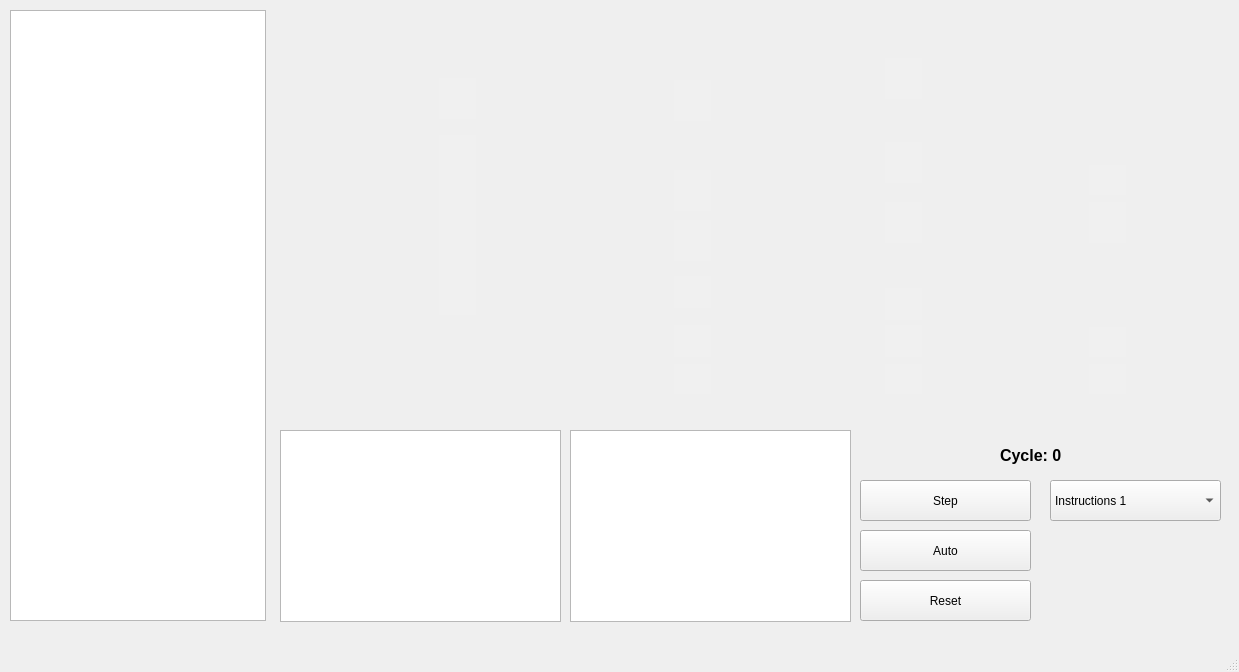
<?xml version="1.0" encoding="UTF-8"?>
<ui version="4.0">
 <class>MainWindow</class>
 <widget class="QMainWindow" name="MainWindow">
  <property name="geometry">
   <rect>
    <x>0</x>
    <y>0</y>
    <width>1239</width>
    <height>672</height>
   </rect>
  </property>
  <property name="maximumSize">
   <size>
    <width>1239</width>
    <height>672</height>
   </size>
  </property>
  <property name="windowTitle">
   <string>MainWindow</string>
  </property>
  <widget class="QWidget" name="centralwidget">
   <widget class="QPushButton" name="stepButton">
    <property name="geometry">
     <rect>
      <x>860</x>
      <y>480</y>
      <width>171</width>
      <height>41</height>
     </rect>
    </property>
    <property name="text">
     <string>Step</string>
    </property>
   </widget>
   <widget class="QLabel" name="cycleLabel">
    <property name="geometry">
     <rect>
      <x>1000</x>
      <y>440</y>
      <width>101</width>
      <height>31</height>
     </rect>
    </property>
    <property name="font">
     <font>
      <pointsize>12</pointsize>
      <bold>true</bold>
     </font>
    </property>
    <property name="text">
     <string>Cycle: 0</string>
    </property>
   </widget>
   <widget class="QListWidget" name="instrList">
    <property name="geometry">
     <rect>
      <x>10</x>
      <y>10</y>
      <width>256</width>
      <height>611</height>
     </rect>
    </property>
   </widget>
   <widget class="QTableWidget" name="regTable">
    <property name="geometry">
     <rect>
      <x>280</x>
      <y>430</y>
      <width>281</width>
      <height>192</height>
     </rect>
    </property>
   </widget>
   <widget class="QTableWidget" name="memTable">
    <property name="geometry">
     <rect>
      <x>570</x>
      <y>430</y>
      <width>281</width>
      <height>192</height>
     </rect>
    </property>
   </widget>
   <widget class="QLabel" name="pipelineLabel">
    <property name="geometry">
     <rect>
      <x>282</x>
      <y>19</y>
      <width>941</width>
      <height>401</height>
     </rect>
    </property>
    <property name="text">
     <string/>
    </property>
    <property name="pixmap">
     <pixmap resource="resources.qrc">:/images/pipeline.png</pixmap>
    </property>
    <property name="scaledContents">
     <bool>true</bool>
    </property>
   </widget>
   <widget class="QLabel" name="IF_ID_PC">
    <property name="geometry">
     <rect>
      <x>439</x>
      <y>78</y>
      <width>37</width>
      <height>41</height>
     </rect>
    </property>
    <property name="font">
     <font>
      <pointsize>10</pointsize>
      <bold>true</bold>
     </font>
    </property>
    <property name="autoFillBackground">
     <bool>false</bool>
    </property>
    <property name="styleSheet">
     <string notr="true">color: black;  
background-color: rgb(240, 240, 240);</string>
    </property>
    <property name="text">
     <string/>
    </property>
    <property name="alignment">
     <set>Qt::AlignmentFlag::AlignCenter</set>
    </property>
   </widget>
   <widget class="VerticalLabel" name="Instruction">
    <property name="geometry">
     <rect>
      <x>439</x>
      <y>135</y>
      <width>37</width>
      <height>180</height>
     </rect>
    </property>
    <property name="font">
     <font>
      <pointsize>7</pointsize>
      <bold>true</bold>
     </font>
    </property>
    <property name="autoFillBackground">
     <bool>false</bool>
    </property>
    <property name="styleSheet">
     <string notr="true">color: black;  
background-color: rgb(240, 240, 240);</string>
    </property>
    <property name="frameShape">
     <enum>QFrame::Shape::NoFrame</enum>
    </property>
    <property name="text">
     <string/>
    </property>
    <property name="alignment">
     <set>Qt::AlignmentFlag::AlignCenter</set>
    </property>
   </widget>
   <widget class="QLabel" name="ID_EX_PC">
    <property name="geometry">
     <rect>
      <x>674</x>
      <y>80</y>
      <width>37</width>
      <height>41</height>
     </rect>
    </property>
    <property name="font">
     <font>
      <pointsize>10</pointsize>
      <bold>true</bold>
     </font>
    </property>
    <property name="autoFillBackground">
     <bool>false</bool>
    </property>
    <property name="styleSheet">
     <string notr="true">color: black;  
background-color: rgb(240, 240, 240);</string>
    </property>
    <property name="text">
     <string/>
    </property>
    <property name="alignment">
     <set>Qt::AlignmentFlag::AlignCenter</set>
    </property>
   </widget>
   <widget class="QLabel" name="RD1">
    <property name="geometry">
     <rect>
      <x>674</x>
      <y>170</y>
      <width>37</width>
      <height>41</height>
     </rect>
    </property>
    <property name="font">
     <font>
      <pointsize>7</pointsize>
      <bold>true</bold>
     </font>
    </property>
    <property name="autoFillBackground">
     <bool>false</bool>
    </property>
    <property name="styleSheet">
     <string notr="true">color: black;  
background-color: rgb(240, 240, 240);</string>
    </property>
    <property name="text">
     <string/>
    </property>
    <property name="alignment">
     <set>Qt::AlignmentFlag::AlignCenter</set>
    </property>
   </widget>
   <widget class="QLabel" name="RD2">
    <property name="geometry">
     <rect>
      <x>674</x>
      <y>220</y>
      <width>37</width>
      <height>41</height>
     </rect>
    </property>
    <property name="font">
     <font>
      <pointsize>7</pointsize>
      <bold>true</bold>
     </font>
    </property>
    <property name="autoFillBackground">
     <bool>false</bool>
    </property>
    <property name="styleSheet">
     <string notr="true">color: black;  
background-color: rgb(240, 240, 240);</string>
    </property>
    <property name="text">
     <string/>
    </property>
    <property name="alignment">
     <set>Qt::AlignmentFlag::AlignCenter</set>
    </property>
   </widget>
   <widget class="QLabel" name="Imm">
    <property name="geometry">
     <rect>
      <x>674</x>
      <y>276</y>
      <width>37</width>
      <height>32</height>
     </rect>
    </property>
    <property name="font">
     <font>
      <pointsize>7</pointsize>
      <bold>true</bold>
     </font>
    </property>
    <property name="autoFillBackground">
     <bool>false</bool>
    </property>
    <property name="styleSheet">
     <string notr="true">color: black;  
background-color: rgb(240, 240, 240);</string>
    </property>
    <property name="text">
     <string/>
    </property>
    <property name="alignment">
     <set>Qt::AlignmentFlag::AlignCenter</set>
    </property>
   </widget>
   <widget class="QLabel" name="dest">
    <property name="geometry">
     <rect>
      <x>674</x>
      <y>325</y>
      <width>37</width>
      <height>32</height>
     </rect>
    </property>
    <property name="font">
     <font>
      <pointsize>10</pointsize>
      <bold>true</bold>
     </font>
    </property>
    <property name="autoFillBackground">
     <bool>false</bool>
    </property>
    <property name="styleSheet">
     <string notr="true">color: black;  
background-color: rgb(240, 240, 240);</string>
    </property>
    <property name="text">
     <string/>
    </property>
    <property name="alignment">
     <set>Qt::AlignmentFlag::AlignCenter</set>
    </property>
   </widget>
   <widget class="QLabel" name="ID_EX_OP">
    <property name="geometry">
     <rect>
      <x>674</x>
      <y>364</y>
      <width>37</width>
      <height>30</height>
     </rect>
    </property>
    <property name="font">
     <font>
      <pointsize>10</pointsize>
      <bold>true</bold>
     </font>
    </property>
    <property name="autoFillBackground">
     <bool>false</bool>
    </property>
    <property name="styleSheet">
     <string notr="true">color: black;  
background-color: rgb(240, 240, 240);</string>
    </property>
    <property name="text">
     <string/>
    </property>
    <property name="alignment">
     <set>Qt::AlignmentFlag::AlignCenter</set>
    </property>
   </widget>
   <widget class="QLabel" name="Address">
    <property name="geometry">
     <rect>
      <x>885</x>
      <y>58</y>
      <width>37</width>
      <height>41</height>
     </rect>
    </property>
    <property name="font">
     <font>
      <pointsize>10</pointsize>
      <bold>true</bold>
     </font>
    </property>
    <property name="autoFillBackground">
     <bool>false</bool>
    </property>
    <property name="styleSheet">
     <string notr="true">color: black;  
background-color: rgb(240, 240, 240);</string>
    </property>
    <property name="text">
     <string/>
    </property>
    <property name="alignment">
     <set>Qt::AlignmentFlag::AlignCenter</set>
    </property>
   </widget>
   <widget class="QLabel" name="Zero">
    <property name="geometry">
     <rect>
      <x>885</x>
      <y>142</y>
      <width>37</width>
      <height>41</height>
     </rect>
    </property>
    <property name="font">
     <font>
      <pointsize>10</pointsize>
      <bold>true</bold>
     </font>
    </property>
    <property name="autoFillBackground">
     <bool>false</bool>
    </property>
    <property name="styleSheet">
     <string notr="true">color: black;  
background-color: rgb(240, 240, 240);</string>
    </property>
    <property name="text">
     <string/>
    </property>
    <property name="alignment">
     <set>Qt::AlignmentFlag::AlignCenter</set>
    </property>
   </widget>
   <widget class="QLabel" name="ALURes">
    <property name="geometry">
     <rect>
      <x>885</x>
      <y>202</y>
      <width>37</width>
      <height>41</height>
     </rect>
    </property>
    <property name="font">
     <font>
      <pointsize>7</pointsize>
      <bold>true</bold>
     </font>
    </property>
    <property name="autoFillBackground">
     <bool>false</bool>
    </property>
    <property name="styleSheet">
     <string notr="true">color: black;  
background-color: rgb(240, 240, 240);</string>
    </property>
    <property name="text">
     <string/>
    </property>
    <property name="alignment">
     <set>Qt::AlignmentFlag::AlignCenter</set>
    </property>
   </widget>
   <widget class="QLabel" name="EX_MEM_RD2">
    <property name="geometry">
     <rect>
      <x>885</x>
      <y>288</y>
      <width>37</width>
      <height>32</height>
     </rect>
    </property>
    <property name="font">
     <font>
      <pointsize>7</pointsize>
      <bold>true</bold>
     </font>
    </property>
    <property name="autoFillBackground">
     <bool>false</bool>
    </property>
    <property name="styleSheet">
     <string notr="true">color: black;  
background-color: rgb(240, 240, 240);</string>
    </property>
    <property name="text">
     <string/>
    </property>
    <property name="alignment">
     <set>Qt::AlignmentFlag::AlignCenter</set>
    </property>
   </widget>
   <widget class="QLabel" name="EX_MEM_OP">
    <property name="geometry">
     <rect>
      <x>885</x>
      <y>364</y>
      <width>37</width>
      <height>30</height>
     </rect>
    </property>
    <property name="font">
     <font>
      <pointsize>10</pointsize>
      <bold>true</bold>
     </font>
    </property>
    <property name="autoFillBackground">
     <bool>false</bool>
    </property>
    <property name="styleSheet">
     <string notr="true">color: black;  
background-color: rgb(240, 240, 240);</string>
    </property>
    <property name="text">
     <string/>
    </property>
    <property name="alignment">
     <set>Qt::AlignmentFlag::AlignCenter</set>
    </property>
   </widget>
   <widget class="QLabel" name="WriteReg">
    <property name="geometry">
     <rect>
      <x>885</x>
      <y>325</y>
      <width>37</width>
      <height>32</height>
     </rect>
    </property>
    <property name="font">
     <font>
      <pointsize>10</pointsize>
      <bold>true</bold>
     </font>
    </property>
    <property name="autoFillBackground">
     <bool>false</bool>
    </property>
    <property name="styleSheet">
     <string notr="true">color: black;  
background-color: rgb(240, 240, 240);</string>
    </property>
    <property name="text">
     <string/>
    </property>
    <property name="alignment">
     <set>Qt::AlignmentFlag::AlignCenter</set>
    </property>
   </widget>
   <widget class="QLabel" name="MEM_WB_ALU">
    <property name="geometry">
     <rect>
      <x>1089</x>
      <y>165</y>
      <width>37</width>
      <height>30</height>
     </rect>
    </property>
    <property name="font">
     <font>
      <pointsize>7</pointsize>
      <bold>true</bold>
     </font>
    </property>
    <property name="autoFillBackground">
     <bool>false</bool>
    </property>
    <property name="styleSheet">
     <string notr="true">color: black;  
background-color: rgb(240, 240, 240);</string>
    </property>
    <property name="text">
     <string/>
    </property>
    <property name="alignment">
     <set>Qt::AlignmentFlag::AlignCenter</set>
    </property>
   </widget>
   <widget class="QLabel" name="MemData">
    <property name="geometry">
     <rect>
      <x>1089</x>
      <y>202</y>
      <width>37</width>
      <height>41</height>
     </rect>
    </property>
    <property name="font">
     <font>
      <pointsize>7</pointsize>
      <bold>true</bold>
     </font>
    </property>
    <property name="autoFillBackground">
     <bool>false</bool>
    </property>
    <property name="styleSheet">
     <string notr="true">color: black;  
background-color: rgb(240, 240, 240);</string>
    </property>
    <property name="text">
     <string/>
    </property>
    <property name="alignment">
     <set>Qt::AlignmentFlag::AlignCenter</set>
    </property>
   </widget>
   <widget class="QLabel" name="MEM_WB_WriteReg">
    <property name="geometry">
     <rect>
      <x>1089</x>
      <y>327</y>
      <width>37</width>
      <height>30</height>
     </rect>
    </property>
    <property name="font">
     <font>
      <pointsize>10</pointsize>
      <bold>true</bold>
     </font>
    </property>
    <property name="autoFillBackground">
     <bool>false</bool>
    </property>
    <property name="styleSheet">
     <string notr="true">color: black;  
background-color: rgb(240, 240, 240);</string>
    </property>
    <property name="text">
     <string/>
    </property>
    <property name="alignment">
     <set>Qt::AlignmentFlag::AlignCenter</set>
    </property>
   </widget>
   <widget class="QLabel" name="MEM_WB_OP">
    <property name="geometry">
     <rect>
      <x>1089</x>
      <y>364</y>
      <width>37</width>
      <height>30</height>
     </rect>
    </property>
    <property name="font">
     <font>
      <pointsize>10</pointsize>
      <bold>true</bold>
     </font>
    </property>
    <property name="autoFillBackground">
     <bool>false</bool>
    </property>
    <property name="styleSheet">
     <string notr="true">color: black;  
background-color: rgb(240, 240, 240);</string>
    </property>
    <property name="text">
     <string/>
    </property>
    <property name="alignment">
     <set>Qt::AlignmentFlag::AlignCenter</set>
    </property>
   </widget>
   <widget class="QPushButton" name="autoButton">
    <property name="geometry">
     <rect>
      <x>860</x>
      <y>530</y>
      <width>171</width>
      <height>41</height>
     </rect>
    </property>
    <property name="text">
     <string>Auto</string>
    </property>
   </widget>
   <widget class="QPushButton" name="resetButton">
    <property name="geometry">
     <rect>
      <x>860</x>
      <y>580</y>
      <width>171</width>
      <height>41</height>
     </rect>
    </property>
    <property name="text">
     <string>Reset</string>
    </property>
   </widget>
   <widget class="QComboBox" name="programSelector">
    <property name="geometry">
     <rect>
      <x>1050</x>
      <y>480</y>
      <width>171</width>
      <height>41</height>
     </rect>
    </property>
    <property name="insertPolicy">
     <enum>QComboBox::InsertPolicy::InsertAtCurrent</enum>
    </property>
    <item>
     <property name="text">
      <string>Instructions 1</string>
     </property>
    </item>
    <item>
     <property name="text">
      <string>Instructions 2</string>
     </property>
    </item>
   </widget>
  </widget>
  <widget class="QMenuBar" name="menubar">
   <property name="geometry">
    <rect>
     <x>0</x>
     <y>0</y>
     <width>1239</width>
     <height>25</height>
    </rect>
   </property>
  </widget>
  <widget class="QStatusBar" name="statusbar"/>
 </widget>
 <customwidgets>
  <customwidget>
   <class>VerticalLabel</class>
   <extends>QLabel</extends>
   <header location="global">VerticalLabel.h</header>
  </customwidget>
 </customwidgets>
 <resources>
  <include location="resources.qrc"/>
 </resources>
 <connections/>
</ui>
